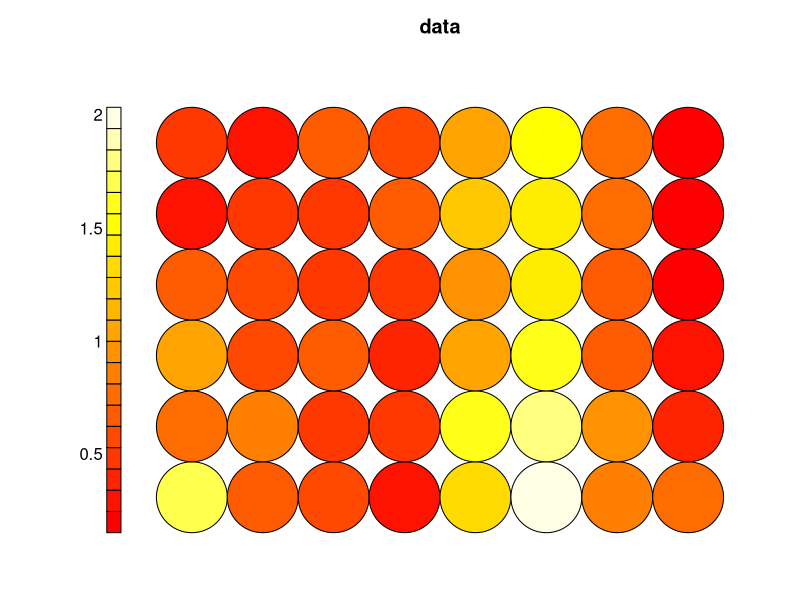
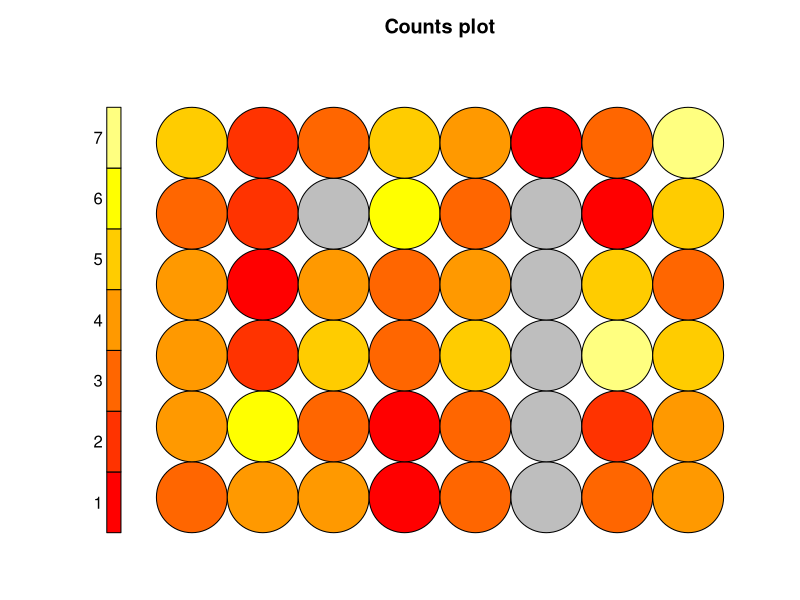
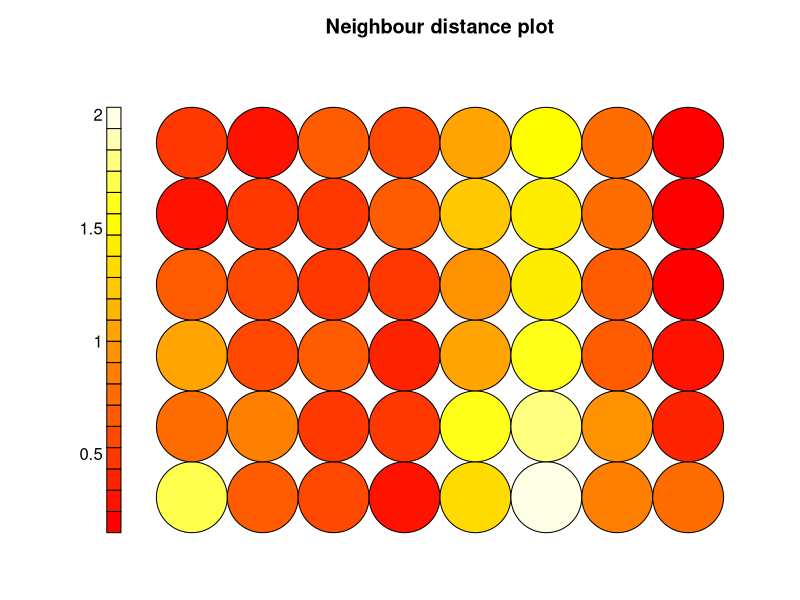
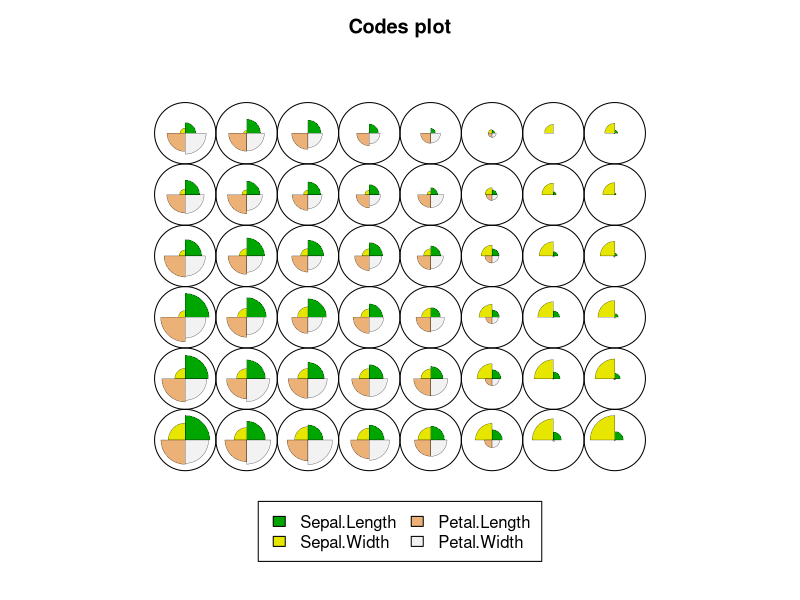
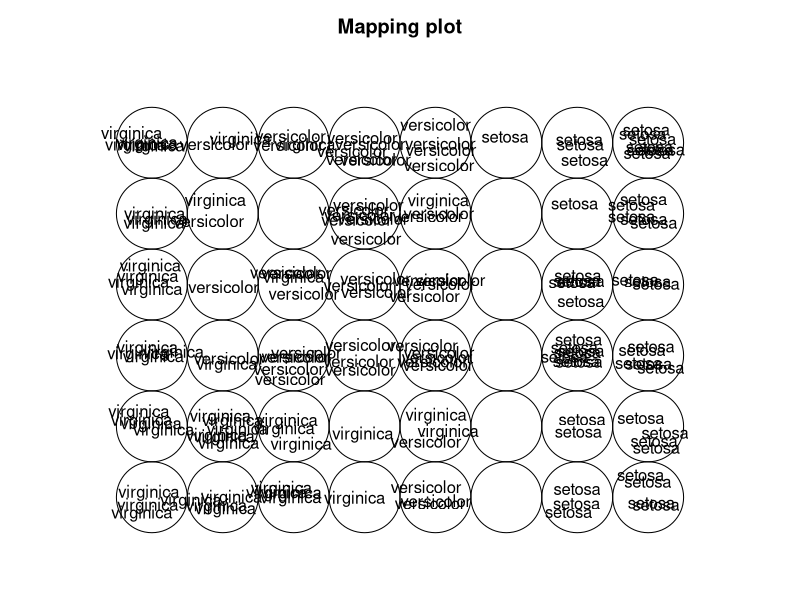
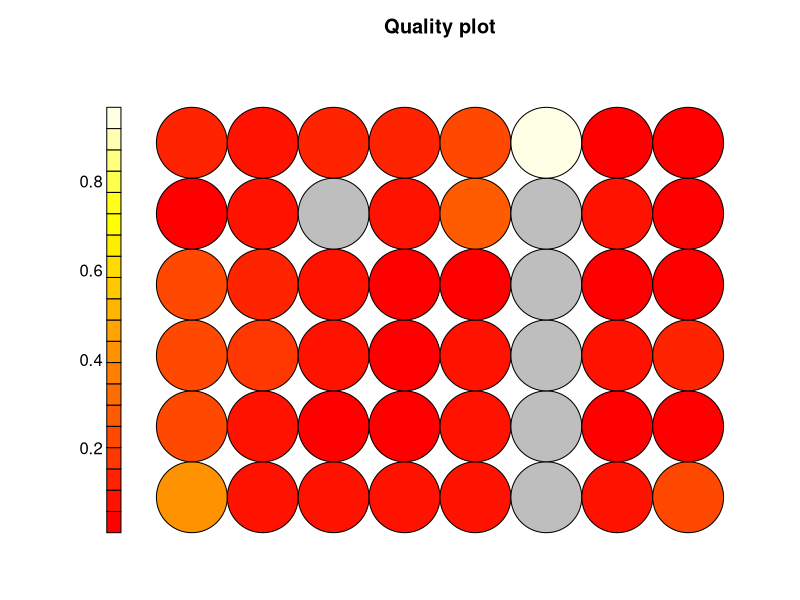

Source code (R) for these figures, in order:
#SOM method using iris dataset
library(kohonen)

dataset = iris[-5]

data <- scale(dataset)
som <- som(data)

plot(som,main = "data", type="dist.neighbours")
plot(som,type="count")

plot(som,type="dist.neighbours")

plot(som,type="codes")

plot(som,type="mapping",labels=iris$Species)

plot(som,type="quality")
